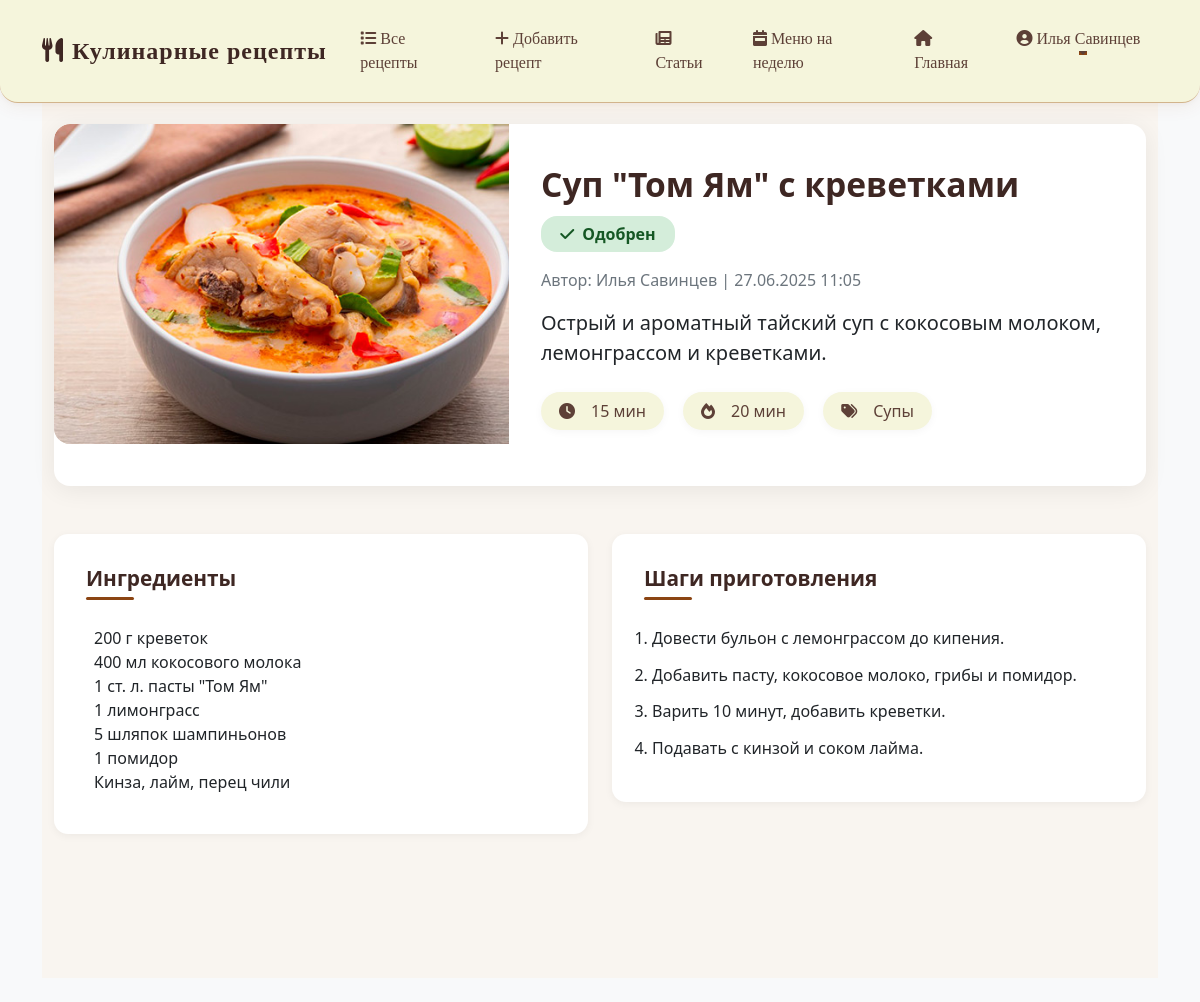
The app's page /accounts/moderation/recipe/28/ (signed in) with its own data.
### accounts/models.py (models this page shows, shortened)
class User(AbstractBaseUser, PermissionsMixin):
    email = models.EmailField(unique=True)
    first_name = models.CharField(max_length=30, blank=True)
    last_name = models.CharField(max_length=30, blank=True)
    is_staff = models.BooleanField(default=False)
    is_active = models.BooleanField(default=True)
    date_joined = models.DateTimeField(default=timezone.now)
    USERNAME_FIELD = 'email'
    REQUIRED_FIELDS = []
    objects = UserManager()

class Recipe(models.Model):
    title = models.CharField(max_length=200)
    description = models.TextField(blank=True)
    ingredients = models.TextField(blank=True)
    instructions = models.TextField()
    created_at = models.DateTimeField(auto_now_add=True)
    updated_at = models.DateTimeField(auto_now=True)
    author = models.ForeignKey(User, on_delete=models.CASCADE, related_name='recipes')
    steps = models.TextField(blank=True)
    prep_time = models.PositiveIntegerField(null=True, blank=True, help_text='Время приготовления в минутах')
    cook_time = models.PositiveIntegerField(null=True, blank=True, help_text='Время готовки в минутах')
    image = models.ImageField(upload_to='recipe_images/', null=True, blank=True)
    MODERATION_STATUS_CHOICES = [
        ('pending', 'На модерации'),
        ('approved', 'Одобрен'),
        ('rejected', 'Отклонён'),
    ]
    moderation_status = models.CharField(max_length=10, choices=MODERATION_STATUS_CHOICES, default='pending')
    slug = models.SlugField(max_length=255, unique=True, blank=True)

class Category(models.Model):
    name = models.CharField(max_length=100, unique=True)

### accounts/views.py (the view)
# urls.py: path('moderation/recipe/<int:recipe_id>/', views.moderation_recipe_detail_view, name='moderation_recipe_detail'),
@staff_member_required
def moderation_recipe_detail_view(request, recipe_id):
    recipe = get_object_or_404(Recipe, id=recipe_id)
    instructions_list = recipe.instructions.splitlines() if recipe.instructions else []
    return render(request, 'accounts/moderation_recipe_detail.html', {
        'recipe': recipe,
        'instructions_list': instructions_list,
        'user': request.user,
    })

### accounts/templates/accounts/moderation_recipe_detail.html (shortened to what this page needs)
{% extends 'base.html' %}
{% block content %}
<div class="moderation-detail-bg">
    <div class="container py-4">
        <div class="moderation-main-card mb-5">
            <div class="row g-0 align-items-stretch">
                <div class="col-md-5 p-0">
                    {% if recipe.image %}
                    <img src="{{ recipe.image.url }}" class="moderation-image" alt="{{ recipe.title }}">
                    {% else %}
                    <img src="https://via.placeholder.com/400x320?text=Нет+фото" class="moderation-image" alt="Нет фото">
                    {% endif %}
                </div>
                <div class="col-md-7">
                    <div class="moderation-info h-100 d-flex flex-column justify-content-between">
                        <div>
                            <h1 class="moderation-title">{{ recipe.title }}</h1>
                            <div class="moderation-status {{ recipe.moderation_status }}">
                                {% if recipe.moderation_status == 'approved' %}<i class="fas fa-check me-1"></i> Одобрен{% endif %}
                            </div>
                            <div class="text-muted mb-3">Автор: {{ recipe.author.first_name }} {{ recipe.author.last_name }} | {{ recipe.created_at|date:"d.m.Y H:i" }}</div>
                            <p class="lead mb-4">{{ recipe.description }}</p>
                            <div class="moderation-meta mb-4">
                                <div class="meta-item">
                                    <i class="fas fa-clock me-2"></i> {{ recipe.prep_time|default:'—' }} мин
                                </div>
                                <div class="meta-item">
                                    <i class="fas fa-fire me-2"></i> {{ recipe.cook_time|default:'—' }} мин
                                </div>
                                {% if recipe.categories.all %}
                                <div class="meta-item">
                                    <i class="fas fa-tags me-2"></i>
                                    {% for cat in recipe.categories.all %}{{ cat.name }}{% if not forloop.last %}, {% endif %}{% endfor %}
                                </div>
                                {% endif %}
                            </div>
                        </div>
                    </div>
                </div>
            </div>
        </div>
        <div class="row g-4 mb-5">
            <div class="col-lg-6">
                <div class="section-card">
                    <h3 class="section-title">Ингредиенты</h3>
                    <div class="ps-2">{{ recipe.ingredients|linebreaks }}</div>
                </div>
            </div>
            <div class="col-lg-6">
                <div class="section-card">
                    <h3 class="section-title">Шаги приготовления</h3>
                    <ol class="ps-2" style="padding-left: 1.2em;">
                        {% for step in instructions_list %}
                            {% if step.strip %}
                                <li style="margin-bottom: 0.7em; line-height: 1.6;">{{ step|linebreaksbr }}</li>
                            {% endif %}
                        {% endfor %}
                    </ol>
                </div>
            </div>
        </div>
    </div>
</div>
{% endblock %}

### accounts/templates/base.html (shortened to what this page needs)
<!DOCTYPE html>
<html lang="ru">
<head>
    {% load static %}
    <link href="https://cdn.jsdelivr.net/npm/bootstrap@5.1.3/dist/css/bootstrap.min.css" rel="stylesheet">
    <link href="https://cdnjs.cloudflare.com/ajax/libs/font-awesome/6.0.0/css/all.min.css" rel="stylesheet">
    <link rel="stylesheet" href="{% static 'styles.css' %}" />
</head>
<body>
    <header>
        {% include 'accounts/navbar.html' %}
    </header>
    <main class="container py-4">
        {% block content %}
        {% endblock %}
    </main>
</body>
</html>

### accounts/templates/accounts/navbar.html (shortened to what this page needs)
{% load static %}
<nav class="navbar navbar-expand-lg fixed-top">
    <div class="container">
        <a class="navbar-brand" href="{% url 'recipe_list' %}">
            <i class="fas fa-utensils me-2"></i>Кулинарные рецепты
        </a>
        <div class="collapse navbar-collapse" id="navbarNav">
            <ul class="navbar-nav me-auto">
                <li class="nav-item">
                    <a class="nav-link" href="{% url 'recipe_list' %}">
                        <i class="fas fa-list me-1"></i>Все рецепты
                    </a>
                </li>
                {% if user.is_authenticated %}
                <li class="nav-item">
                    <a class="nav-link" href="{% url 'recipe_create' %}">
                        <i class="fas fa-plus me-1"></i>Добавить рецепт
                    </a>
                </li>
                <li class="nav-item">
                    <a class="nav-link" href="{% url 'articles_list' %}">
                        <i class="fas fa-newspaper me-1"></i>Статьи
                    </a>
                </li>
                <li class="nav-item">
                    <a class="nav-link" href="{% url 'menu_for_week' %}">
                        <i class="fas fa-calendar-week me-1"></i>Меню на неделю
                    </a>
                </li>
                {% endif %}
            </ul>
            <ul class="navbar-nav">
                <li class="nav-item">
                    <a class="nav-link" href="{% url 'home' %}">
                        <i class="fas fa-home me-2"></i>Главная
                    </a>
                </li>
                {% if user.is_authenticated %}
                <li class="nav-item dropdown">
                    <a class="nav-link dropdown-toggle" href="#" id="userDropdown" role="button" data-bs-toggle="dropdown">
                        <i class="fas fa-user-circle me-1"></i>{{ user.first_name }} {{ user.last_name }}
                    </a>
                </li>
                {% endif %}
            </ul>
        </div>
    </div>
</nav>
<div style="height: 76px;"></div>

### accounts/templates/base.html (style rules this page uses)
:root { --primary: #4361ee; --secondary: #3f37c9; --accent: #4895ef; --light: #f8f9fa; --dark: #212529; --success: #4cc9f0; --danger: #f72585; }
body { background-color: #f8f9fa; min-height: 100vh; }

### accounts/templates/accounts/navbar.html (style rules this page uses)
:root { --primary-color: #8B4513; --secondary-color: #A0522D; --light-brown: #D2B48C; --cream: #F5F5DC; --dark-text: #3E2723; --light-text: #5D4037; }
.navbar { background: var(--cream); box-shadow: 0 4px 18px rgba(139,69,19,0.07), 0 1.5px 6px rgba(139,69,19,0.04); border-bottom: 1.5px solid var(--light-brown); font-family: 'Georgia', serif; padding: 1.1rem 0; border-radius: 0 0 18px 18px; transition: all 0.3s; }
.navbar-brand { font-weight: 700; font-size: 1.5rem; color: var(--dark-text) !important; letter-spacing: 1px; transition: color 0.2s, transform 0.2s; }
.nav-link { font-weight: 500; font-size: 1rem; color: var(--light-text) !important; padding: 0.6rem 1.1rem !important; border-radius: 8px; transition: color 0.2s, background 0.2s, transform 0.2s; position: relative; }
.nav-link::after { content: ''; position: absolute; bottom: 6px; left: 50%; width: 0; height: 2px; background: var(--primary-color); transition: width 0.2s, left 0.2s; transform: translateX(-50%); }

### accounts/templates/accounts/moderation_recipe_detail.html (style rules this page uses)
.moderation-detail-bg { background: #f9f5f0; min-height: 100vh; padding-bottom: 40px; }
.moderation-main-card { background: #fff; border-radius: 16px; box-shadow: 0 4px 24px rgba(0,0,0,0.07); overflow: hidden; margin-bottom: 2.5rem; }
.moderation-image { width: 100%; height: 320px; object-fit: cover; border-radius: 16px 0 0 16px; background: #f1e8dd; }
.moderation-info { padding: 2.5rem 2rem 2rem 2rem; }
.moderation-title { font-size: 2.1rem; font-weight: 700; color: #3E2723; margin-bottom: 0.7rem; }
.moderation-meta { display: flex; gap: 1.2rem; flex-wrap: wrap; margin-bottom: 1.2rem; }
.meta-item { background: #f5f5dc; color: #5D4037; border-radius: 20px; padding: 7px 18px; font-size: 1rem; font-weight: 500; box-shadow: 0 2px 8px rgba(0,0,0,0.04); display: flex; align-items: center; gap: 0.5em; }
.section-card { background: #fff; border-radius: 14px; box-shadow: 0 2px 8px rgba(0,0,0,0.05); margin-bottom: 2rem; padding: 2rem 2rem 1.5rem 2rem; }
.section-title { font-size: 1.3rem; font-weight: 600; color: #3E2723; margin-bottom: 1.2rem; position: relative; padding-bottom: 0.4rem; }
.section-title:after { content: ''; display: block; width: 48px; height: 3px; background: #8B4513; border-radius: 2px; margin-top: 6px; }
.moderation-status { display: inline-block; padding: 0.4em 1.2em; border-radius: 16px; font-size: 1em; font-weight: 600; margin-bottom: 1em; }
.moderation-status.approved { background: #d4edda; color: #155724; }

### records on screen
User: first_name "Илья", last_name "Савинцев"
Recipe: image (picture), title "Суп \"Том Ям\" с креветками", author.first_name "Илья", author.last_name "Савинцев", created_at "27.06.2025 11:05", description "Острый и ароматный тайский суп с кокосовым молоком, лемонграссом и креветками.", prep_time "15", cook_time "20", ingredients "200 г креветок 400 мл кокосового молока 1 ст. л. пасты \"Том Ям\" 1 лимонграсс 5 шляпок шампиньонов 1 помидор Кинза, лайм, перец чили"
Category: name "Супы"

### other values on screen
{{ step|linebreaksbr }} "Довести бульон с лемонграссом до кипения." "Добавить пасту, кокосовое молоко, грибы и помидор." "Варить 10 минут, добавить креветки." "Подавать с кинзой и соком лайма."
